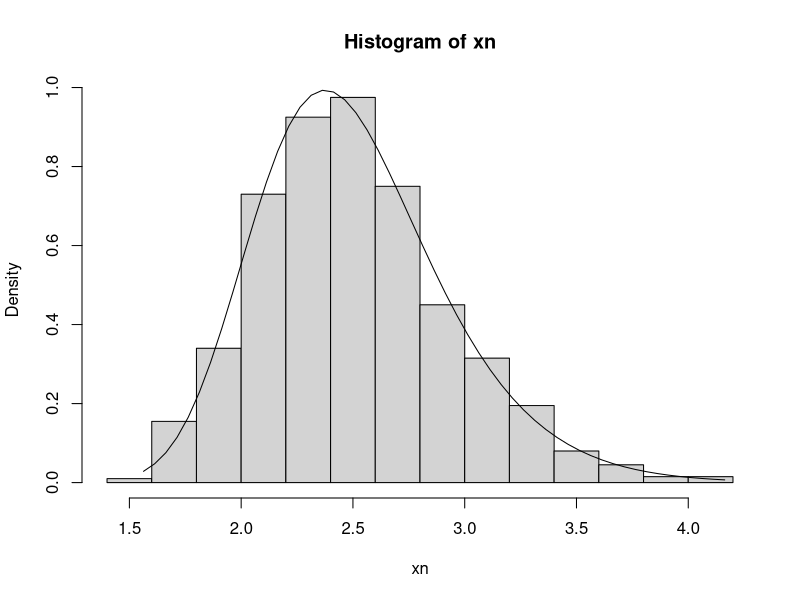
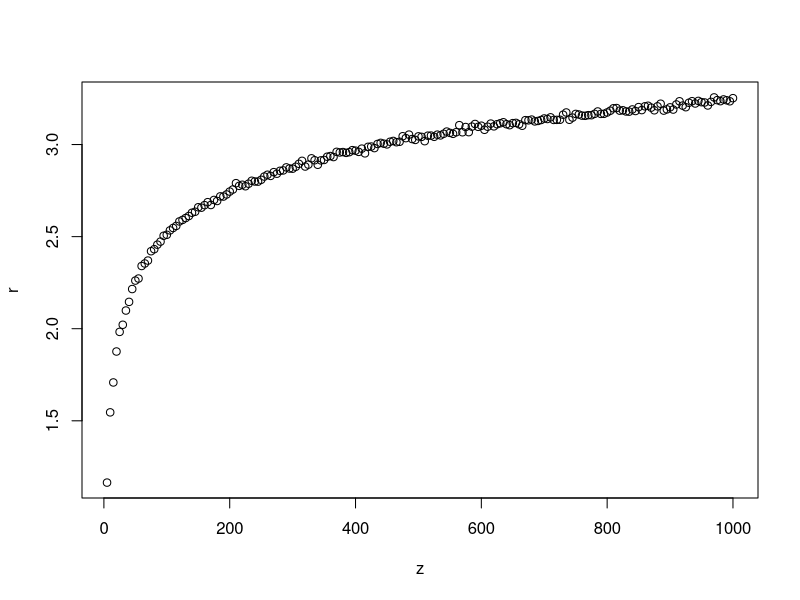
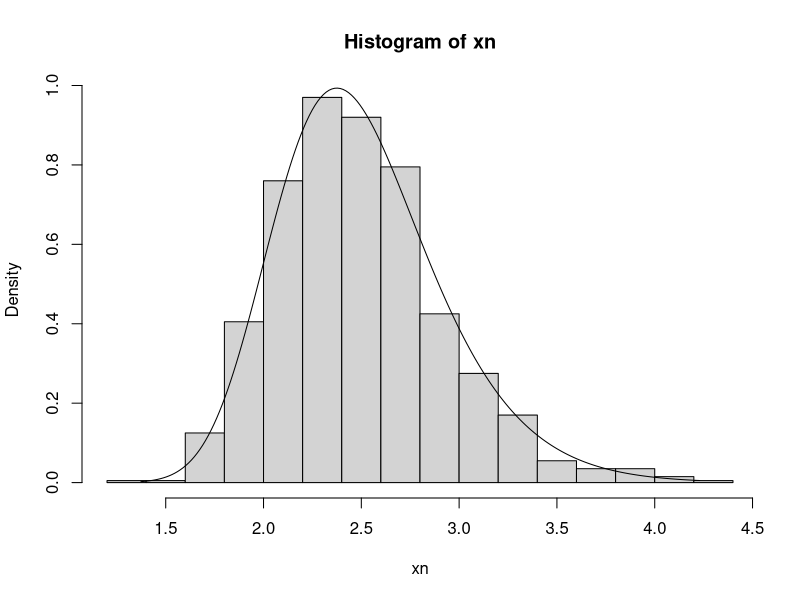
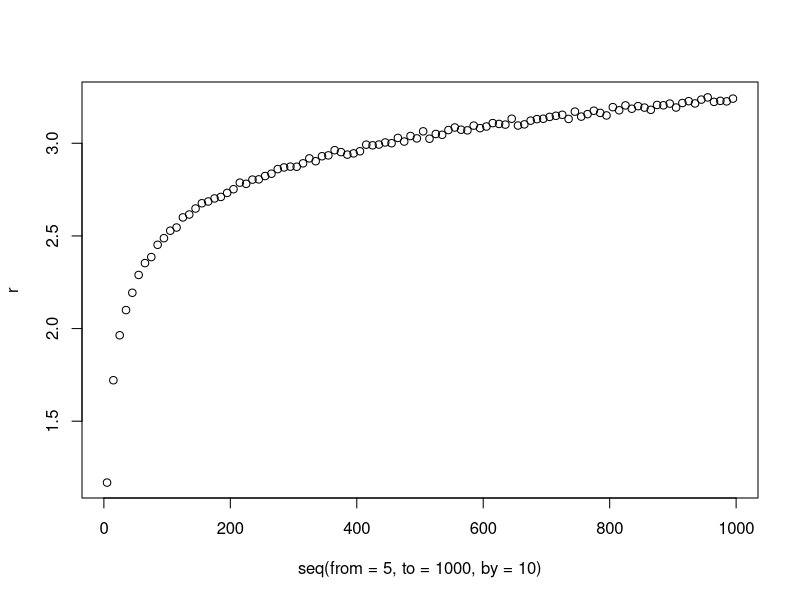
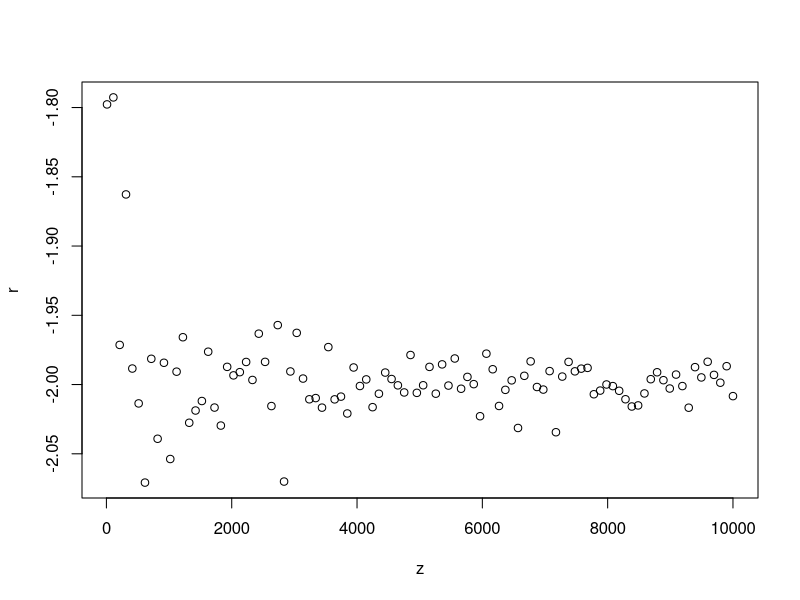
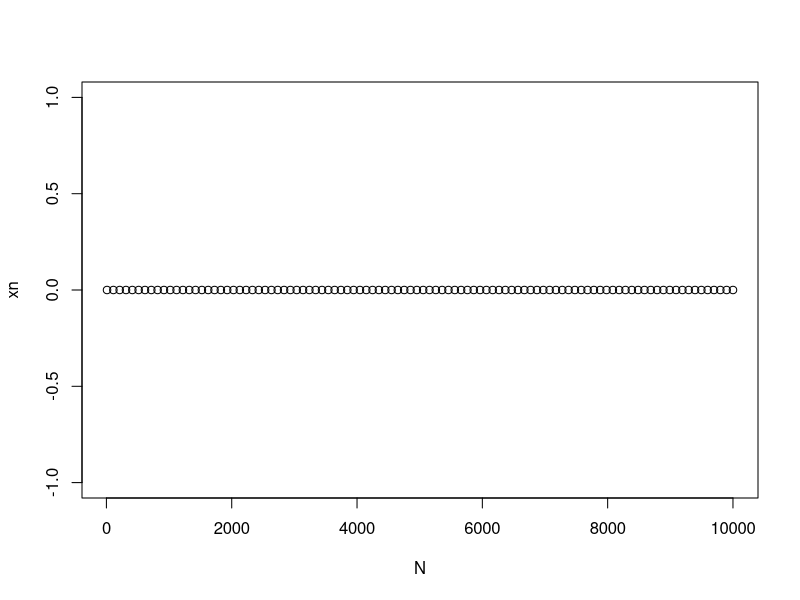
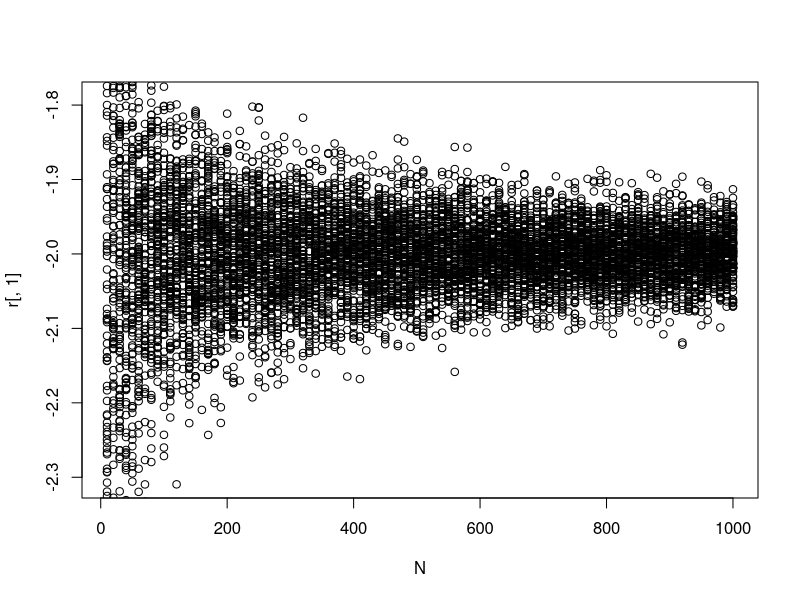
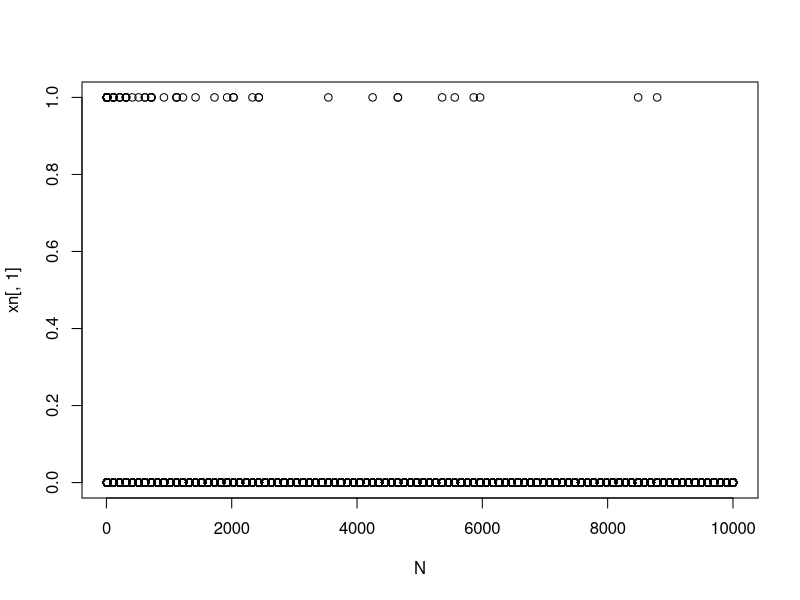

These figures' R source, in order:
## ---- chunk 1
knitr::opts_chunk$set(echo = TRUE)
## ---- chunk 2
n <- 100
s <- 1000
mu <- 0
sd <- 1
x <- matrix(rnorm(n*s,mu,sd), nrow = n, ncol=s) 
xn <- apply(x, MARGIN = 2, max, na.rm = TRUE) #largest-order statistics
#histogram of largest-order statistics
hist(xn,freq = 0)

#compare with the theoretical density
z <- seq(min(xn),max(xn),0.05)
fx <- n*(pnorm(z,mu,sd)^(n-1))*dnorm(z,mu,sd)
lines(z,fx)


#expectation of the largest-order statistics as sample size increases
r<- 0
z<- seq(from=5, to=1000, length.out = 200)
for (i in seq(from=5, to=1000, length.out = 200)) {
  x <- matrix(rnorm(i*s,mu,sd), nrow = i, ncol=s) 
  xn <- apply(x, MARGIN = 2, max, na.rm = TRUE)
  r<- rbind(r,mean(xn))
}
r<- r[-1]
plot(z,r)
## ---- chunk 3
n <- 100
s <- 1000
mu <- 0
sd <- 1
x <- matrix(rnorm(n*s,mu,sd), nrow = n, ncol=s) 
xn <- apply(x, MARGIN = 2, max, na.rm = TRUE) #largest-order statistics
#histogram of largest-order statistics
hist(xn,freq = 0)

#compare with the theoretical density
z <- seq(min(xn),max(xn),length.out = 200)
fx <- n*(pnorm(z,mu,sd)^(n-1))*dnorm(z,mu,sd)
lines(z,fx)


#expectation of the largest-order statistics as sample size increases
r<- 0
for (i in seq(from=5, to=1000, by=10)) {
  x <- matrix(rnorm(i*s,mu,sd), nrow = i, ncol=s) 
  xn <- apply(x, MARGIN = 2, max, na.rm = TRUE)
  r<- rbind(r,mean(xn))
}
r<- r[-1]
plot(seq(from=5, to=1000, by=10),r)
## ---- chunk 4
mu <- -2
sd <- 1
r<- 0
z <- seq(from=10, to=10000, length.out = 100)
for (n in z) {
  x <- rnorm(n,mu,sd)
  r<- rbind(r,mean(x))
}
r<-r[-1]
plot(z,r)


#convegence in probability does not imply convergence almost surely
N <- seq(from=10, to=10000, length.out = 100)
x <- 0
for (n in N) {
  u <- runif(1,0,1)
  x <- rbind(x,as.numeric(u<(1/n)))
}
xn <- x[-1]
plot(N,xn)


## ---- chunk 5
mu <- -2
sd <- 1
s <- 100
r<- 0
N <- seq(from=10, to=1000, length.out = 100)
for (n in N) {
  x <- matrix(rnorm(n*s,mu,sd),nrow = n, ncol = s)
  r <- rbind(r,t(apply(x,2,mean)))
}
r<-r[-1,]
plot(N,r[,1])

for (i in seq(2,s)) {
  points(N,r[,i])
}
## ---- chunk 6
N <- seq(from=10, to=10000, length.out = 100)
x <- 0
s <- 1000
for (n in N) {
  u <- matrix(runif(s,0,1),nrow = 1, ncol = s)
  x <- rbind(x,as.numeric(u<(1/n)))
}
xn <- x[-1,]
plot(N,xn[,1])

for (i in seq(2,s)) {
  points(N,xn[,i])
}

## ---- chunk 7
n <- 10000
x <- max(runif(n,0,1))
e <- n*(1-x)
e
## ---- chunk 8
for (i in seq(1,1000)) {
  x<-max(runif(n,0,1))
  e <- rbind(e,n*(1-x))
}
hist(e)
## ---- chunk 9
n <- 5
s <- 10000
mu <- 0
sd <- 1
x <- matrix(rnorm(n*s,mu,sd), nrow = n, ncol=s) 
v <- apply(x,2,function(y) var(y))
s1 <- apply(x,2,function(y) sqrt(var(y)))
s2 <- apply(x,2,sd)
mean(v)
mean(s1)
mean(s2)
## ---- chunk 10
n <- 1000
s <- 10000
lm <- 2
x <- matrix(rexp(n*s,lm), nrow = n, ncol=s) 
m <- apply(x,2,mean)
# sample mean - 1/lm converges to zero
hist(m-1/lm)
# but sqrt(n)*(sample mean - 1/lm) converges to?
hist(sqrt(n)*(m- 1/lm),freq = 0)

z <- seq(min(sqrt(n)*(m- 1/lm)),max(sqrt(n)*(m- 1/lm)),length.out = 200)
lines(z,dnorm(z,mean=0,sd=1/lm))
## ---- chunk 11
n <- 100
s <- 10000
lm <- 2
x <- matrix(rexp(n*s,lm), nrow = n, ncol=s) 
m <- apply(x,2,mean)
# sampling distribution of sample mean
hist(m,freq = 0)

#compare with the asymptotic approximation of of Normal with mean = 1/lm, variance = 1/(n*lm^2)
z <- seq(min(m),max(m),length.out = 500)
lines(z,dnorm(z,mean=1/lm,sd=1/(sqrt(n)*lm)))
## ---- chunk 12
p<-0.5
n<-100
s<-5000
x <- matrix(rbinom(n*s,1,p),nrow = n, ncol = s)
v <- apply(x,2,var)
hist(v, freq = 0)

#the asymptotic sampling distribution obtained using delta method is Normal with mean = p(1-p), var = (p(1-p)(1-2p)^2)/n

z <- seq(min(v),max(v),length.out = 500)
lines(z,dnorm(z,mean=p*(1-p),sd=sqrt((p*(1-p)*(1-2*p)^2)/n)))
